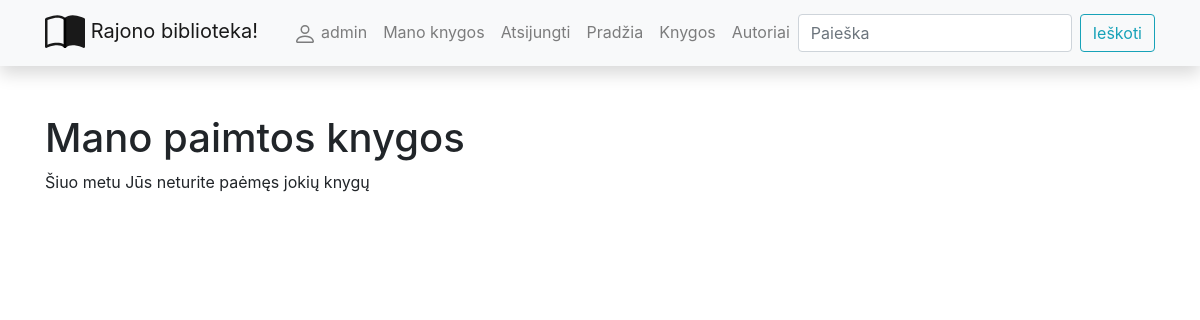
The page /library/mybooks/ (signed in) on the database as committed earlier.
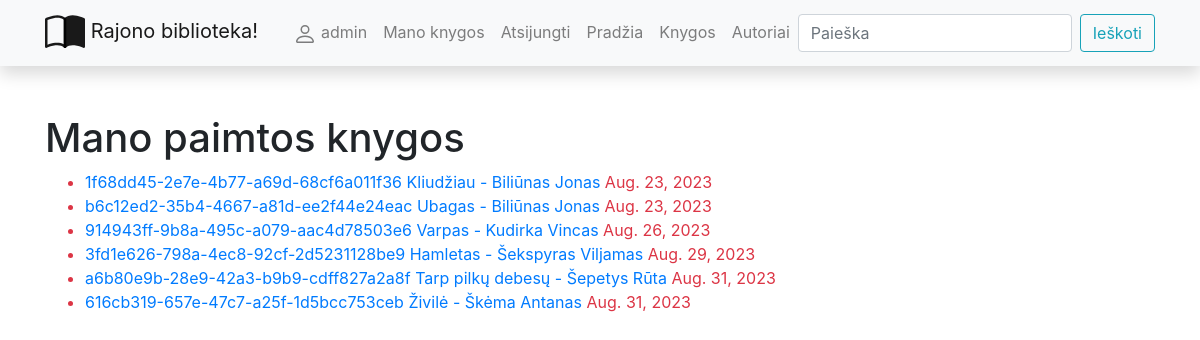
The same page on the database as committed later.
### library/models.py (models this page shows, shortened)
class BookInstance(models.Model):
    id = models.UUIDField(primary_key=True, default=uuid.uuid4)
    book = models.ForeignKey('Book', on_delete=models.CASCADE, related_name='bookinstance_set')
    due_back = models.DateField('Bus prieinama', null=True, blank=True)
    LOAN_STATUS = (
        ('a', 'Administruojama'),
        ('p', 'Paimta'),
        ('g', 'Galima paimti'),
        ('r', 'Rezervuota')
    )
    status = models.CharField(
        max_length=1,
        choices=LOAN_STATUS,
        blank=True,
        default='a',
        help_text='Kopijos statusas'
    )
    reader = models.ForeignKey(User, on_delete=models.SET_NULL, null=True, blank=True)
    @property
    def is_overdue(self):
        if self.due_back and date.today() > self.due_back:
            return True
        else:
            return False
    class Meta:
        ordering = ['due_back']

class Book(models.Model):
    title = models.CharField('Pavadinimas', max_length=200)
    summary = models.TextField('Aprašymas', max_length=1000)
    isbn = models.CharField('ISBN', max_length=13,
                            help_text='13 Simbolių <a href="https://lt.wikipedia.org/wiki/ISBN"> ISBN kodas</a>')
    author = models.ForeignKey('Author', on_delete=models.SET_NULL, null=True, related_name='books')
    genre = models.ManyToManyField('Genre', help_text='Išsirinkite žanrą(us)')
    cover = models.ImageField('Viršelis', upload_to='covers', null=True, blank=True)
    def __str__(self):
        return self.title
    def display_genre(self):
        return ', '.join(genre.name for genre in self.genre.all()[:2])
    display_genre.short_description = 'Žanras'

class Author(models.Model):
    first_name = models.CharField('Vardas', max_length=100)
    last_name = models.CharField('Pavarde', max_length=100)
    description = HTMLField()
    class Meta:
        ordering = ['last_name', 'first_name']
    def __str__(self):
        return f'{self.last_name}  {self.first_name}'
    def display_books(self):
        return ', '.join(book.title for book in self.books.all()[:3])
    display_books.short_Description = 'Knygos'

### library/views.py (the view)
# urls.py: path('mybooks/', views.LoanedBooksByUserListView.as_view(), name='my-borrowed'),
class LoanedBooksByUserListView(LoginRequiredMixin, generic.ListView):
    model = BookInstance
    template_name = 'user_books.html'
    context_object_name = 'bookinstance_list'
    def get_queryset(self):
        return BookInstance.objects.filter(reader=self.request.user).order_by('due_back')

### library/templates/user_books.html
{% extends "base.html" %}
{% block content %}
<h1>Mano paimtos knygos</h1>
{% if bookinstance_list %}
<ul>
    {% for bookinst_o in bookinstance_list %}
    <li class="{% if bookinst_o.is_overdue %} text-danger {% endif %}">
    <a href="{% url 'book-one' bookinst_o.book.id %}">
        {{ bookinst_o.id }} {{ bookinst_o.book}} - {{ bookinst_o.book.author}}</a>
        {{ bookinst_o.due_back }}
    </li>
     {% endfor %}
</ul>
{% else %}
    <p>Šiuo metu Jūs neturite paėmęs jokių knygų</p>
{% endif %}
{% endblock %}

Rows that differ between the two databases and show on the page:
now on this page (row edited): BookInstance: id "1f68dd45-2e7e-4b77-a69d-68cf6a011f36", book "Kliudžiau", book.author "Biliūnas Jonas", due_back "Aug. 23, 2023"
now on this page (row edited): BookInstance: id "b6c12ed2-35b4-4667-a81d-ee2f44e24eac", book "Ubagas", book.author "Biliūnas Jonas", due_back "Aug. 23, 2023"
now on this page (row edited): BookInstance: id "914943ff-9b8a-495c-a079-aac4d78503e6", book "Varpas", book.author "Kudirka Vincas", due_back "Aug. 26, 2023"
now on this page (row edited): BookInstance: id "3fd1e626-798a-4ec8-92cf-2d5231128be9", book "Hamletas", book.author "Šekspyras Viljamas", due_back "Aug. 29, 2023"
now on this page (row edited): BookInstance: id "a6b80e9b-28e9-42a3-b9b9-cdff827a2a8f", book "Tarp pilkų debesų", book.author "Šepetys Rūta", due_back "Aug. 31, 2023"
now on this page (row edited): BookInstance: id "616cb319-657e-47c7-a25f-1d5bcc753ceb", book "Živilė", book.author "Škėma Antanas", due_back "Aug. 31, 2023"
Other text that changed with them:
text no longer shown: "Šiuo metu Jūs neturite paėmęs jokių knygų"
